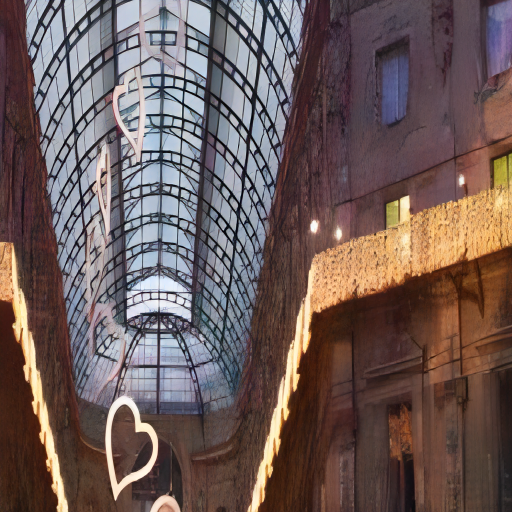
#> input picture 其他/影像處理概論/pic/SwinIR/building_BSRGAN.png, 1024 x 1024 px (shown at 1/2 size); its folder holds 4 pictures in this run
$ python median.py
#> lines starting #> are read from the running program, lines starting #| are printed output that depends on the picture
import cv2
import os
import glob
import numpy as np

# [87 lines left out: functions median_downsample, batch_median_downsample, apply_median_filter_batch, not called in this run]

def resize_images_to_quarter(input_folder, output_folder):
    """
    將 input_folder 中所有圖片縮小為原圖寬高的 1/2（即面積為 1/4），儲存到 output_folder
    :param input_folder: 原始圖片資料夾
    :param output_folder: 輸出縮圖資料夾
    """
    os.makedirs(output_folder, exist_ok=True)
    image_extensions = ['*.png', '*.jpg', '*.jpeg', '*.bmp']

    image_paths = []
    for ext in image_extensions:
        image_paths.extend(glob.glob(os.path.join(input_folder, ext)))

    if not image_paths:
        print(f"❌ 找不到圖片於：{input_folder}")
        return

    print(f"📦 共找到 {len(image_paths)} 張圖片，開始縮小為 1/16 尺寸...")

    for path in image_paths:
        img = cv2.imread(path)
        if img is None:
            print(f"⚠️ 無法讀取圖片：{path}")
            continue

        h, w = img.shape[:2]
        resized = cv2.resize(img, (w // 4, h // 4), interpolation=cv2.INTER_AREA)
        filename = os.path.basename(path)
        output_path = os.path.join(output_folder, filename)
        cv2.imwrite(output_path, resized)
        print(f"✅ 已縮小並儲存：{output_path}")

    print("🎉 所有圖片縮小完成！")

# [7 lines of commented-out code are left out]
resize_images_to_quarter('SwinIR', 'quarter_SwinIR')
#> pass 2 of the loop in resize_images_to_quarter, `for ext in image_extensions:`:
#> pass 3 of the loop in resize_images_to_quarter, `for ext in image_extensions:`:
#> the loop made 4 passes; the first 3 are shown
#> in resize_images_to_quarter, img is the input picture: shape (1024, 1024, 3); mean B, G, R 89.3, 91.8, 109.3
#> in resize_images_to_quarter, `resized = cv2.resize(img, (w // 4, h // 4), interpolation=cv2.INTER_AR..`:
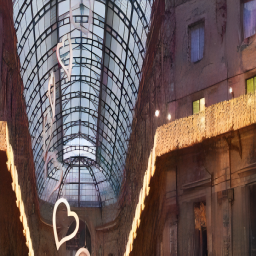
#> resized: shape (256, 256, 3); mean B, G, R 89.3, 91.8, 109.3
#> pass 2 of the loop in resize_images_to_quarter, `for path in image_paths:`:
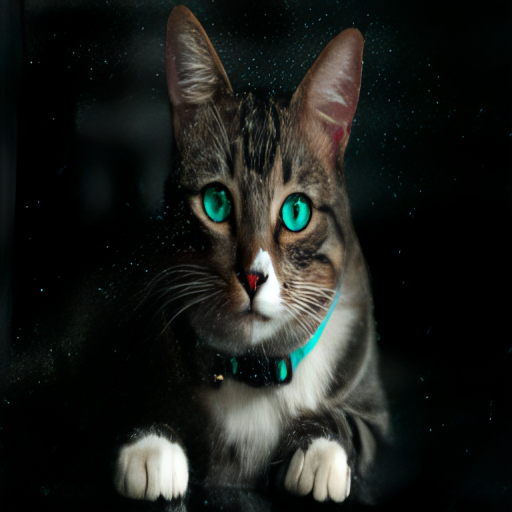
#> input picture 其他/影像處理概論/pic/SwinIR/cat_BSRGAN.png, 1024 x 1024 px (shown at 1/2 size)
#> in resize_images_to_quarter, img is the input picture: shape (1024, 1024, 3); mean B, G, R 27.1, 30.5, 28.2
#> in resize_images_to_quarter, `resized = cv2.resize(img, (w // 4, h // 4), interpolation=cv2.INTER_AR..`:
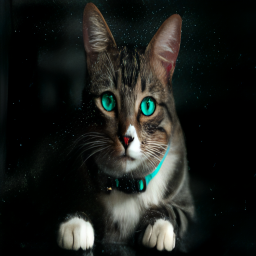
#> resized: shape (256, 256, 3); mean B, G, R 27.1, 30.5, 28.1
#> pass 3 of the loop in resize_images_to_quarter, `for path in image_paths:`:
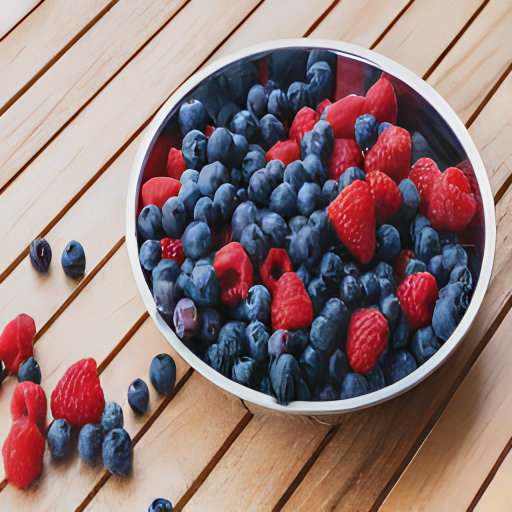
#> input picture 其他/影像處理概論/pic/SwinIR/fruits_SwinIR.png, 1024 x 1024 px (shown at 1/2 size)
#> in resize_images_to_quarter, img is the input picture: shape (1024, 1024, 3); mean B, G, R 119.9, 120.3, 145
#> in resize_images_to_quarter, `resized = cv2.resize(img, (w // 4, h // 4), interpolation=cv2.INTER_AR..`:
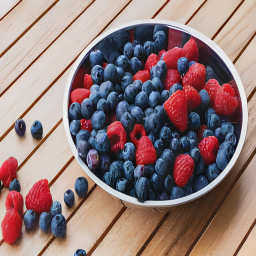
#> resized: shape (256, 256, 3); mean B, G, R 119.9, 120.3, 145
#> the loop made 4 passes; the first 3 are shown
resize_images_to_quarter('SwinIR_Restormer', 'quarter_SwinIR_Restormer')
#> pass 2 of the loop in resize_images_to_quarter, `for ext in image_extensions:`:
#> pass 3 of the loop in resize_images_to_quarter, `for ext in image_extensions:`:
#> the loop made 4 passes; the first 3 are shown
resize_images_to_quarter('Restormer_SwinIR', 'quarter_Restormer_SwinIR')
#> pass 2 of the loop in resize_images_to_quarter, `for ext in image_extensions:`:
#> pass 3 of the loop in resize_images_to_quarter, `for ext in image_extensions:`:
#> the loop made 4 passes; the first 3 are shown
